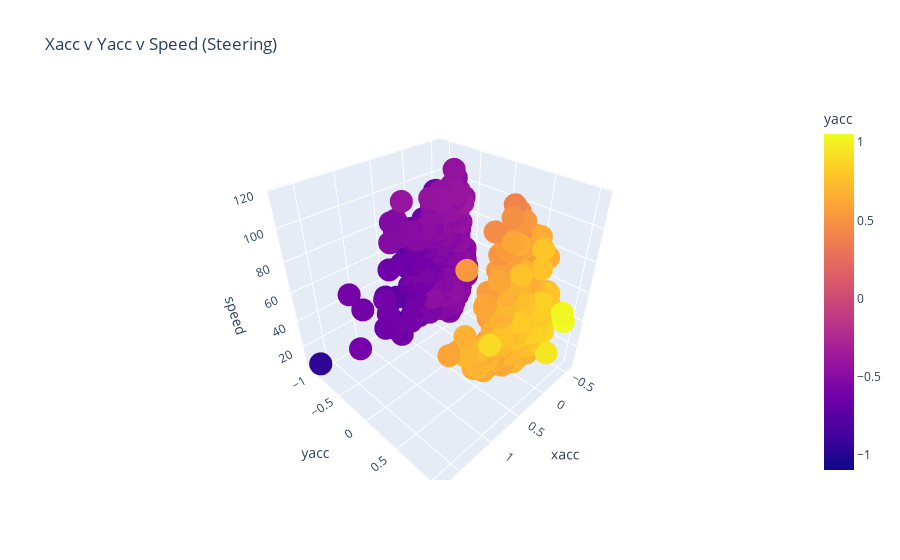

The cell this chart's notebook holds for it:
### Code cell
#steering only
steering_xyacc_speed = px.scatter_3d(steering_speed_count, x="xacc", y="yacc", z="speed", color="yacc", title="Xacc v Yacc v Speed (Steering)")
steering_xyacc_speed.show()

### Figure 1 — Plotly figure (JSON) as saved in the notebook; plotly's stock layout.template omitted (floating-point values rounded to 4 significant figures; data arrays with more than 128 entries replaced by an {"elided": "..."} marker saying what was removed)
{"data": [{"hovertemplate": "xacc=%{x}<br>yacc=%{marker.color}<br>speed=%{z}<extra></extra>", "legendgroup": "", "marker": {"color": {"elided": "4076 float values"}, "coloraxis": "coloraxis", "symbol": "circle"}, "mode": "markers", "name": "", "scene": "scene", "showlegend": false, "type": "scatter3d", "x": {"elided": "4076 float values"}, "y": {"elided": "4076 float values"}, "z": {"elided": "4076 int values"}}], "layout": {"coloraxis": {"colorbar": {"title": {"text": "yacc"}}, "colorscale": [[0, "#0d0887"], [0.1111, "#46039f"], [0.2222, "#7201a8"], [0.3333, "#9c179e"], [0.4444, "#bd3786"], [0.5556, "#d8576b"], [0.6667, "#ed7953"], [0.7778, "#fb9f3a"], [0.8889, "#fdca26"], [1, "#f0f921"]]}, "legend": {"tracegroupgap": 0}, "scene": {"domain": {"x": [0, 1], "y": [0, 1]}, "xaxis": {"title": {"text": "xacc"}}, "yaxis": {"title": {"text": "yacc"}}, "zaxis": {"title": {"text": "speed"}}}, "title": {"text": "Xacc v Yacc v Speed (Steering)"}}}
